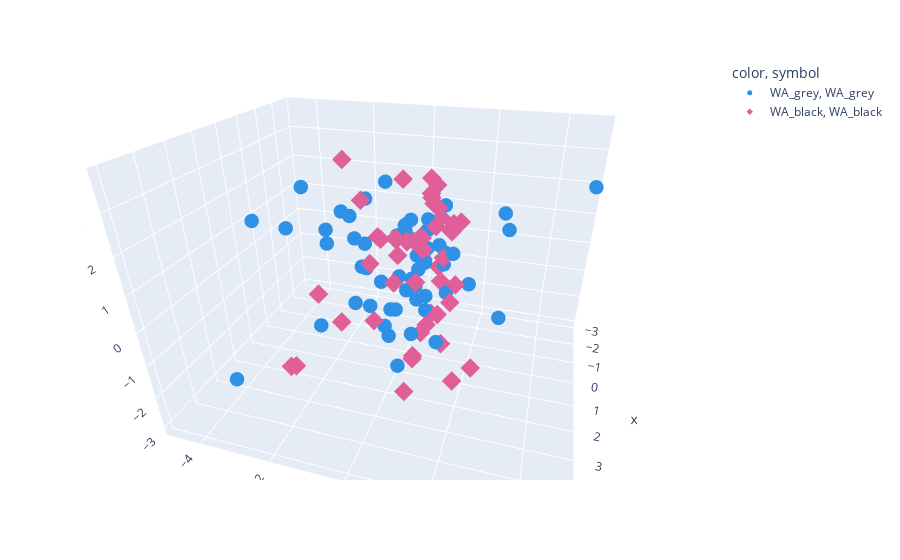

Notebook code for this chart:
### Code cell
fig = px.scatter_3d(pca3d_df_NoduleCol_comb, 
                    x=pca3d_df_NoduleCol_comb.iloc[:,1], 
                    y=pca3d_df_NoduleCol_comb.iloc[:,2], 
                    z=pca3d_df_NoduleCol_comb.iloc[:,3], 
                    color=pca3d_df_NoduleCol_comb.iloc[:,0],
                    color_discrete_sequence=px.colors.qualitative.Dark24,
                    symbol = pca3d_df_NoduleCol_comb.iloc[:,0])
fig.update_traces(marker_size = 5)

fig.show()

#if save_plots == True:
#    fig.write_html(filepath)
